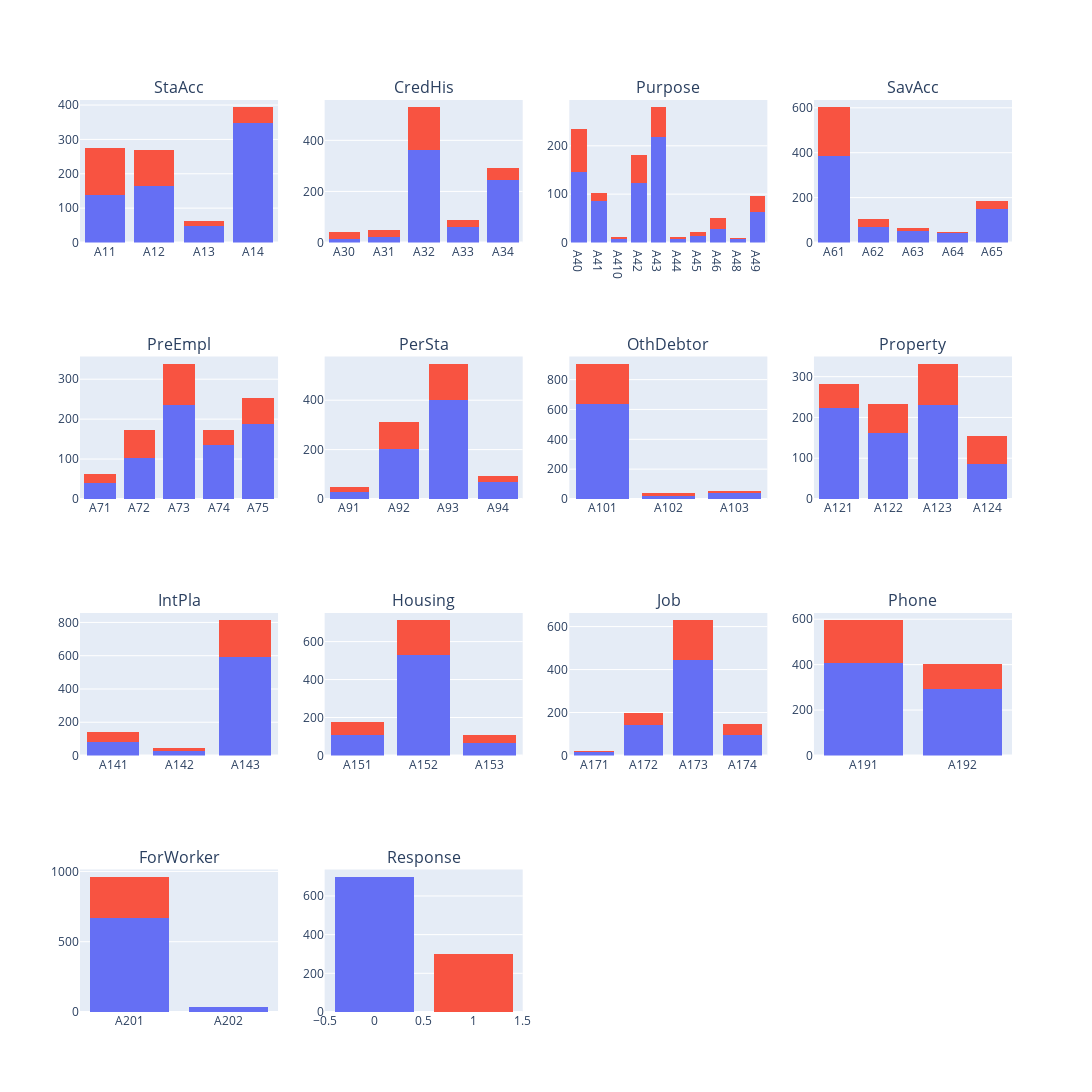

Notebook code cell kept with this figure:
### Code cell
# data distribution for categorical variables
# data distribution for numeric variables
obj_ls = x_cat_fts + [y_label]

col = 4
row = len(obj_ls)//col + 1
fig = make_subplots(rows =  row, cols=col, subplot_titles = obj_ls)
for i, obj in enumerate(obj_ls):
    fig.add_trace(go.Histogram(x = df_raw[df_raw[y_label]==0][obj] , marker_color = '#656FF4'), row=i//col + 1, col=i%col + 1)
    fig.add_trace(go.Histogram(x = df_raw[df_raw[y_label]==1][obj] , marker_color = '#F85341'), row=i//col + 1, col=i%col + 1)
fig.update_layout(height=row*350, width=col*350, showlegend=False, bargap=0.2, barmode='stack')
fig.update_xaxes(categoryorder='category ascending')
fig.show()

### Figure 1 — Plotly figure (JSON) as saved in the notebook; plotly's stock layout.template omitted (floating-point values rounded to 4 significant figures; data arrays with more than 128 entries replaced by an {"elided": "..."} marker saying what was removed)
{"data": [{"marker": {"color": "#656FF4"}, "type": "histogram", "x": {"elided": "700 str values"}, "xaxis": "x", "yaxis": "y"}, {"marker": {"color": "#F85341"}, "type": "histogram", "x": {"elided": "300 str values"}, "xaxis": "x", "yaxis": "y"}, {"marker": {"color": "#656FF4"}, "type": "histogram", "x": {"elided": "700 str values"}, "xaxis": "x2", "yaxis": "y2"}, {"marker": {"color": "#F85341"}, "type": "histogram", "x": {"elided": "300 str values"}, "xaxis": "x2", "yaxis": "y2"}, {"marker": {"color": "#656FF4"}, "type": "histogram", "x": {"elided": "700 str values"}, "xaxis": "x3", "yaxis": "y3"}, {"marker": {"color": "#F85341"}, "type": "histogram", "x": {"elided": "300 str values"}, "xaxis": "x3", "yaxis": "y3"}, {"marker": {"color": "#656FF4"}, "type": "histogram", "x": {"elided": "700 str values"}, "xaxis": "x4", "yaxis": "y4"}, {"marker": {"color": "#F85341"}, "type": "histogram", "x": {"elided": "300 str values"}, "xaxis": "x4", "yaxis": "y4"}, {"marker": {"color": "#656FF4"}, "type": "histogram", "x": {"elided": "700 str values"}, "xaxis": "x5", "yaxis": "y5"}, {"marker": {"color": "#F85341"}, "type": "histogram", "x": {"elided": "300 str values"}, "xaxis": "x5", "yaxis": "y5"}, {"marker": {"color": "#656FF4"}, "type": "histogram", "x": {"elided": "700 str values"}, "xaxis": "x6", "yaxis": "y6"}, {"marker": {"color": "#F85341"}, "type": "histogram", "x": {"elided": "300 str values"}, "xaxis": "x6", "yaxis": "y6"}, {"marker": {"color": "#656FF4"}, "type": "histogram", "x": {"elided": "700 str values"}, "xaxis": "x7", "yaxis": "y7"}, {"marker": {"color": "#F85341"}, "type": "histogram", "x": {"elided": "300 str values"}, "xaxis": "x7", "yaxis": "y7"}, {"marker": {"color": "#656FF4"}, "type": "histogram", "x": {"elided": "700 str values"}, "xaxis": "x8", "yaxis": "y8"}, {"marker": {"color": "#F85341"}, "type": "histogram", "x": {"elided": "300 str values"}, "xaxis": "x8", "yaxis": "y8"}, {"marker": {"color": "#656FF4"}, "type": "histogram", "x": {"elided": "700 str values"}, "xaxis": "x9", "yaxis": "y9"}, {"marker": {"color": "#F85341"}, "type": "histogram", "x": {"elided": "300 str values"}, "xaxis": "x9", "yaxis": "y9"}, {"marker": {"color": "#656FF4"}, "type": "histogram", "x": {"elided": "700 str values"}, "xaxis": "x10", "yaxis": "y10"}, {"marker": {"color": "#F85341"}, "type": "histogram", "x": {"elided": "300 str values"}, "xaxis": "x10", "yaxis": "y10"}, {"marker": {"color": "#656FF4"}, "type": "histogram", "x": {"elided": "700 str values"}, "xaxis": "x11", "yaxis": "y11"}, {"marker": {"color": "#F85341"}, "type": "histogram", "x": {"elided": "300 str values"}, "xaxis": "x11", "yaxis": "y11"}, {"marker": {"color": "#656FF4"}, "type": "histogram", "x": {"elided": "700 str values"}, "xaxis": "x12", "yaxis": "y12"}, {"marker": {"color": "#F85341"}, "type": "histogram", "x": {"elided": "300 str values"}, "xaxis": "x12", "yaxis": "y12"}, {"marker": {"color": "#656FF4"}, "type": "histogram", "x": {"elided": "700 str values"}, "xaxis": "x13", "yaxis": "y13"}, {"marker": {"color": "#F85341"}, "type": "histogram", "x": {"elided": "300 str values"}, "xaxis": "x13", "yaxis": "y13"}, {"marker": {"color": "#656FF4"}, "type": "histogram", "x": {"elided": "700 int values"}, "xaxis": "x14", "yaxis": "y14"}, {"marker": {"color": "#F85341"}, "type": "histogram", "x": {"elided": "300 int values"}, "xaxis": "x14", "yaxis": "y14"}], "layout": {"annotations": [{"font": {"size": 16}, "showarrow": false, "text": "StaAcc", "x": 0.1062, "xanchor": "center", "xref": "paper", "y": 1, "yanchor": "bottom", "yref": "paper"}, {"font": {"size": 16}, "showarrow": false, "text": "CredHis", "x": 0.3688, "xanchor": "center", "xref": "paper", "y": 1, "yanchor": "bottom", "yref": "paper"}, {"font": {"size": 16}, "showarrow": false, "text": "Purpose", "x": 0.6313, "xanchor": "center", "xref": "paper", "y": 1, "yanchor": "bottom", "yref": "paper"}, {"font": {"size": 16}, "showarrow": false, "text": "SavAcc", "x": 0.8938, "xanchor": "center", "xref": "paper", "y": 1, "yanchor": "bottom", "yref": "paper"}, {"font": {"size": 16}, "showarrow": false, "text": "PreEmpl", "x": 0.1062, "xanchor": "center", "xref": "paper", "y": 0.7188, "yanchor": "bottom", "yref": "paper"}, {"font": {"size": 16}, "showarrow": false, "text": "PerSta", "x": 0.3688, "xanchor": "center", "xref": "paper", "y": 0.7188, "yanchor": "bottom", "yref": "paper"}, {"font": {"size": 16}, "showarrow": false, "text": "OthDebtor", "x": 0.6313, "xanchor": "center", "xref": "paper", "y": 0.7188, "yanchor": "bottom", "yref": "paper"}, {"font": {"size": 16}, "showarrow": false, "text": "Property", "x": 0.8938, "xanchor": "center", "xref": "paper", "y": 0.7188, "yanchor": "bottom", "yref": "paper"}, {"font": {"size": 16}, "showarrow": false, "text": "IntPla", "x": 0.1062, "xanchor": "center", "xref": "paper", "y": 0.4375, "yanchor": "bottom", "yref": "paper"}, {"font": {"size": 16}, "showarrow": false, "text": "Housing", "x": 0.3688, "xanchor": "center", "xref": "paper", "y": 0.4375, "yanchor": "bottom", "yref": "paper"}, {"font": {"size": 16}, "showarrow": false, "text": "Job", "x": 0.6313, "xanchor": "center", "xref": "paper", "y": 0.4375, "yanchor": "bottom", "yref": "paper"}, {"font": {"size": 16}, "showarrow": false, "text": "Phone", "x": 0.8938, "xanchor": "center", "xref": "paper", "y": 0.4375, "yanchor": "bottom", "yref": "paper"}, {"font": {"size": 16}, "showarrow": false, "text": "ForWorker", "x": 0.1062, "xanchor": "center", "xref": "paper", "y": 0.1562, "yanchor": "bottom", "yref": "paper"}, {"font": {"size": 16}, "showarrow": false, "text": "Response", "x": 0.3688, "xanchor": "center", "xref": "paper", "y": 0.1562, "yanchor": "bottom", "yref": "paper"}], "bargap": 0.2, "barmode": "stack", "height": 1400, "showlegend": false, "width": 1400, "xaxis": {"anchor": "y", "autorange": true, "categoryorder": "category ascending", "domain": [0, 0.2125], "range": [-0.5, 3.5], "type": "category"}, "xaxis10": {"anchor": "y10", "autorange": true, "categoryorder": "category ascending", "domain": [0.2625, 0.475], "range": [-0.5, 2.5], "type": "category"}, "xaxis11": {"anchor": "y11", "autorange": true, "categoryorder": "category ascending", "domain": [0.525, 0.7375], "range": [-0.5, 3.5], "type": "category"}, "xaxis12": {"anchor": "y12", "autorange": true, "categoryorder": "category ascending", "domain": [0.7875, 1], "range": [-0.5, 1.5], "type": "category"}, "xaxis13": {"anchor": "y13", "autorange": true, "categoryorder": "category ascending", "domain": [0, 0.2125], "range": [-0.5, 1.5], "type": "category"}, "xaxis14": {"anchor": "y14", "autorange": true, "categoryorder": "category ascending", "domain": [0.2625, 0.475], "range": [-0.5, 1.5], "type": "linear"}, "xaxis15": {"anchor": "y15", "categoryorder": "category ascending", "domain": [0.525, 0.7375]}, "xaxis16": {"anchor": "y16", "categoryorder": "category ascending", "domain": [0.7875, 1]}, "xaxis2": {"anchor": "y2", "autorange": true, "categoryorder": "category ascending", "domain": [0.2625, 0.475], "range": [-0.5, 4.5], "type": "category"}, "xaxis3": {"anchor": "y3", "autorange": true, "categoryorder": "category ascending", "domain": [0.525, 0.7375], "range": [-0.5, 9.5], "type": "category"}, "xaxis4": {"anchor": "y4", "autorange": true, "categoryorder": "category ascending", "domain": [0.7875, 1], "range": [-0.5, 4.5], "type": "category"}, "xaxis5": {"anchor": "y5", "autorange": true, "categoryorder": "category ascending", "domain": [0, 0.2125], "range": [-0.5, 4.5], "type": "category"}, "xaxis6": {"anchor": "y6", "autorange": true, "categoryorder": "category ascending", "domain": [0.2625, 0.475], "range": [-0.5, 3.5], "type": "category"}, "xaxis7": {"anchor": "y7", "autorange": true, "categoryorder": "category ascending", "domain": [0.525, 0.7375], "range": [-0.5, 2.5], "type": "category"}, "xaxis8": {"anchor": "y8", "autorange": true, "categoryorder": "category ascending", "domain": [0.7875, 1], "range": [-0.5, 3.5], "type": "category"}, "xaxis9": {"anchor": "y9", "autorange": true, "categoryorder": "category ascending", "domain": [0, 0.2125], "range": [-0.5, 2.5], "type": "category"}, "yaxis": {"anchor": "x", "autorange": true, "domain": [0.8438, 1], "range": [0, 414.7]}, "yaxis10": {"anchor": "x10", "autorange": true, "domain": [0.2812, 0.4375], "range": [0, 750.5]}, "yaxis11": {"anchor": "x11", "autorange": true, "domain": [0.2812, 0.4375], "range": [0, 663.2]}, "yaxis12": {"anchor": "x12", "autorange": true, "domain": [0.2812, 0.4375], "range": [0, 627.4]}, "yaxis13": {"anchor": "x13", "autorange": true, "domain": [0, 0.1562], "range": [0, 1014.0]}, "yaxis14": {"anchor": "x14", "autorange": true, "domain": [0, 0.1562], "range": [0, 736.8]}, "yaxis15": {"anchor": "x15", "domain": [0, 0.1562]}, "yaxis16": {"anchor": "x16", "domain": [0, 0.1562]}, "yaxis2": {"anchor": "x2", "autorange": true, "domain": [0.8438, 1], "range": [0, 557.9]}, "yaxis3": {"anchor": "x3", "autorange": true, "domain": [0.8438, 1], "range": [0, 294.7]}, "yaxis4": {"anchor": "x4", "autorange": true, "domain": [0.8438, 1], "range": [0, 634.7]}, "yaxis5": {"anchor": "x5", "autorange": true, "domain": [0.5625, 0.7188], "range": [0, 356.8]}, "yaxis6": {"anchor": "x6", "autorange": true, "domain": [0.5625, 0.7188], "range": [0, 576.8]}, "yaxis7": {"anchor": "x7", "autorange": true, "domain": [0.5625, 0.7188], "range": [0, 954.7]}, "yaxis8": {"anchor": "x8", "autorange": true, "domain": [0.5625, 0.7188], "range": [0, 349.5]}, "yaxis9": {"anchor": "x9", "autorange": true, "domain": [0.2812, 0.4375], "range": [0, 856.8]}}}
